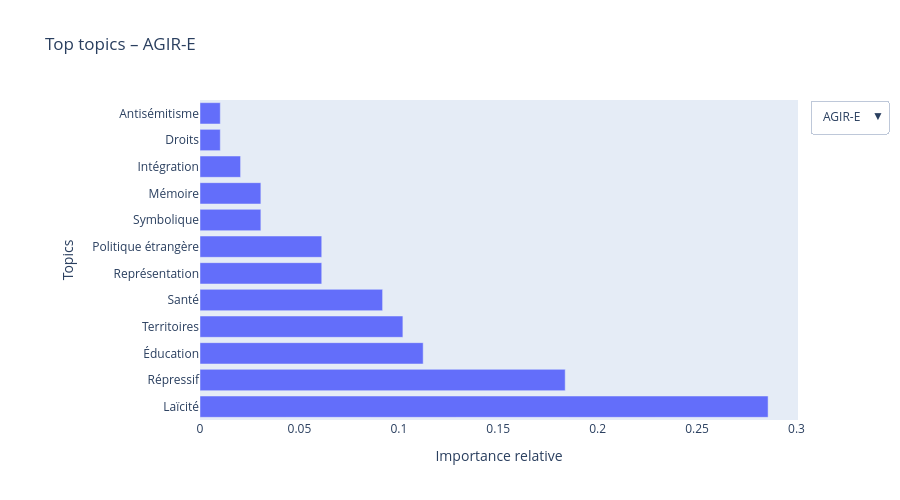

The notebook cell this image was saved under:
### Code cell
import plotly.graph_objects as go

parties = df_top["Class"].unique()

fig = go.Figure()

# Ajouter une trace par parti (une seule visible au départ)
for i, party in enumerate(parties):
    df_p = df_top[df_top["Class"] == party]

    fig.add_trace(
        go.Bar(
            x=df_p["prop"],
            y=df_p["Topic_name"],
            orientation="h",
            visible=(i == 0),
            name=party
        )
    )

# Boutons du menu déroulant
buttons = []
for i, party in enumerate(parties):
    visibility = [False] * len(parties)
    visibility[i] = True

    buttons.append(
        dict(
            label=party,
            method="update",
            args=[
                {"visible": visibility},
                {"title": f"Top topics – {party}"}
            ]
        )
    )

fig.update_layout(
    updatemenus=[dict(
        active=0,
        buttons=buttons,
        x=1.15,
        y=1
    )],
    title=f"Top topics – {parties[0]}",
    xaxis_title="Importance relative",
    yaxis_title="Topics",
    height=500,
    margin=dict(l=200)
)

fig.show()

### Figure 1 — Plotly figure (JSON) as saved in the notebook; plotly's stock layout.template omitted (floating-point values rounded to 4 significant figures)
{"data": [{"name": "AGIR-E", "orientation": "h", "type": "bar", "visible": true, "x": [0.2857, 0.1837, 0.1122, 0.102, 0.09184, 0.06122, 0.06122, 0.03061, 0.03061, 0.02041, 0.0102, 0.0102], "y": ["Laïcité", "Répressif", "Éducation", "Territoires", "Santé", "Représentation", "Politique étrangère", "Symbolique", "Mémoire", "Intégration", "Droits", "Antisémitisme"]}, {"name": "DEM", "orientation": "h", "type": "bar", "visible": false, "x": [0.1773, 0.1477, 0.1114, 0.08636, 0.06818, 0.06364, 0.05909, 0.05, 0.05, 0.04773, 0.04773, 0.04545, 0.03182], "y": ["Laïcité", "Territoires", "Éducation", "Symbolique", "Répressif", "Représentation", "Intégration", "Santé", "Vie parlementaire", "Budget-social", "Droits", "Politique étrangère", "Mémoire"]}, {"name": "ECO", "orientation": "h", "type": "bar", "visible": false, "x": [0.1595, 0.1472, 0.1166, 0.09202, 0.08589, 0.08589, 0.05521, 0.04908, 0.04294, 0.04294, 0.03681, 0.03067, 0.03067], "y": ["Symbolique", "Territoires", "Vie parlementaire", "Politique étrangère", "Répressif", "Budget-social", "Éducation", "Laïcité", "Représentation", "Intégration", "Droits", "Mémoire", "Antisémitisme"]}, {"name": "EDS", "orientation": "h", "type": "bar", "visible": false, "x": [0.5385, 0.1538, 0.1538, 0.07692, 0.07692], "y": ["Droits", "Répressif", "Santé", "Éducation", "Budget-social"]}, {"name": "GDR", "orientation": "h", "type": "bar", "visible": false, "x": [0.2386, 0.1236, 0.09233, 0.08949, 0.08097, 0.08097, 0.07955, 0.04972, 0.04403, 0.03693, 0.03125, 0.02557, 0.02273], "y": ["Territoires", "Budget-social", "Répressif", "Santé", "Éducation", "Représentation", "Laïcité", "Vie parlementaire", "Symbolique", "Droits", "Politique étrangère", "Intégration", "Mémoire"]}, {"name": "GVT", "orientation": "h", "type": "bar", "visible": false, "x": [0.1811, 0.1558, 0.142, 0.1236, 0.06293, 0.05372, 0.05219, 0.05065, 0.04912, 0.02916, 0.0284, 0.02609, 0.02533], "y": ["Territoires", "Laïcité", "Répressif", "Éducation", "Politique étrangère", "Représentation", "Intégration", "Santé", "Droits", "Mémoire", "Antisémitisme", "Budget-social", "Symbolique"]}, {"name": "HOR", "orientation": "h", "type": "bar", "visible": false, "x": [0.1609, 0.1264, 0.1034, 0.09195, 0.09195, 0.08046, 0.08046, 0.05747, 0.05747, 0.04598, 0.03448, 0.03448, 0.03448], "y": ["Territoires", "Éducation", "Vie parlementaire", "Répressif", "Intégration", "Laïcité", "Représentation", "Santé", "Antisémitisme", "Politique étrangère", "Symbolique", "Droits", "Mémoire"]}, {"name": "LFI", "orientation": "h", "type": "bar", "visible": false, "x": [0.1607, 0.1184, 0.09729, 0.0956, 0.09306, 0.08545, 0.08376, 0.06599, 0.05668, 0.04653, 0.04315, 0.03553, 0.01184], "y": ["Territoires", "Budget-social", "Éducation", "Répressif", "Laïcité", "Symbolique", "Représentation", "Santé", "Vie parlementaire", "Intégration", "Politique étrangère", "Droits", "Mémoire"]}, {"name": "LIOT", "orientation": "h", "type": "bar", "visible": false, "x": [0.2992, 0.09848, 0.09848, 0.07955, 0.07197, 0.06818, 0.05303, 0.05303, 0.04545, 0.04545, 0.03788, 0.0303, 0.01136], "y": ["Territoires", "Laïcité", "Éducation", "Intégration", "Santé", "Représentation", "Répressif", "Vie parlementaire", "Budget-social", "Politique étrangère", "Mémoire", "Droits", "Antisémitisme"]}, {"name": "LR", "orientation": "h", "type": "bar", "visible": false, "x": [0.1647, 0.137, 0.1076, 0.0958, 0.09328, 0.08319, 0.08319, 0.06723, 0.03529, 0.03445, 0.03445, 0.02605, 0.02269], "y": ["Laïcité", "Territoires", "Intégration", "Symbolique", "Répressif", "Éducation", "Représentation", "Santé", "Droits", "Budget-social", "Vie parlementaire", "Politique étrangère", "Mémoire"]}, {"name": "NI", "orientation": "h", "type": "bar", "visible": false, "x": [0.1935, 0.1371, 0.1371, 0.1048, 0.1048, 0.06452, 0.06452, 0.04839, 0.04839, 0.04032, 0.03226, 0.01613, 0.008065], "y": ["Territoires", "Santé", "Politique étrangère", "Laïcité", "Vie parlementaire", "Répressif", "Droits", "Éducation", "Budget-social", "Représentation", "Symbolique", "Antisémitisme", "Intégration"]}, {"name": "REN", "orientation": "h", "type": "bar", "visible": false, "x": [0.2151, 0.1591, 0.1218, 0.1023, 0.05601, 0.05601, 0.05276, 0.05195, 0.0487, 0.03653, 0.03166, 0.02922, 0.0211], "y": ["Laïcité", "Territoires", "Éducation", "Répressif", "Intégration", "Politique étrangère", "Représentation", "Droits", "Symbolique", "Santé", "Budget-social", "Mémoire", "Antisémitisme"]}, {"name": "RN", "orientation": "h", "type": "bar", "visible": false, "x": [0.1341, 0.1264, 0.1034, 0.1034, 0.09962, 0.09579, 0.06897, 0.06513, 0.04981, 0.04598, 0.04215, 0.02299, 0.02299], "y": ["Laïcité", "Territoires", "Éducation", "Symbolique", "Représentation", "Répressif", "Vie parlementaire", "Intégration", "Droits", "Budget-social", "Santé", "Politique étrangère", "Antisémitisme"]}, {"name": "SOC-A", "orientation": "h", "type": "bar", "visible": false, "x": [0.2094, 0.1094, 0.09062, 0.0875, 0.07969, 0.07031, 0.07031, 0.05781, 0.05625, 0.04688, 0.04063, 0.03125, 0.02969], "y": ["Territoires", "Laïcité", "Éducation", "Représentation", "Politique étrangère", "Santé", "Budget-social", "Droits", "Répressif", "Symbolique", "Vie parlementaire", "Mémoire", "Intégration"]}, {"name": "UDI", "orientation": "h", "type": "bar", "visible": false, "x": [0.3245, 0.106, 0.106, 0.09272, 0.08609, 0.07947, 0.03642, 0.03642, 0.0298, 0.02649, 0.02649, 0.02318, 0.01325], "y": ["Territoires", "Éducation", "Représentation", "Répressif", "Laïcité", "Santé", "Intégration", "Antisémitisme", "Politique étrangère", "Vie parlementaire", "Mémoire", "Droits", "Symbolique"]}], "layout": {"height": 500, "margin": {"l": 200}, "title": {"text": "Top topics – AGIR-E"}, "updatemenus": [{"active": 0, "buttons": [{"args": [{"visible": [true, false, false, false, false, false, false, false, false, false, false, false, false, false, false]}, {"title": "Top topics – AGIR-E"}], "label": "AGIR-E", "method": "update"}, {"args": [{"visible": [false, true, false, false, false, false, false, false, false, false, false, false, false, false, false]}, {"title": "Top topics – DEM"}], "label": "DEM", "method": "update"}, {"args": [{"visible": [false, false, true, false, false, false, false, false, false, false, false, false, false, false, false]}, {"title": "Top topics – ECO"}], "label": "ECO", "method": "update"}, {"args": [{"visible": [false, false, false, true, false, false, false, false, false, false, false, false, false, false, false]}, {"title": "Top topics – EDS"}], "label": "EDS", "method": "update"}, {"args": [{"visible": [false, false, false, false, true, false, false, false, false, false, false, false, false, false, false]}, {"title": "Top topics – GDR"}], "label": "GDR", "method": "update"}, {"args": [{"visible": [false, false, false, false, false, true, false, false, false, false, false, false, false, false, false]}, {"title": "Top topics – GVT"}], "label": "GVT", "method": "update"}, {"args": [{"visible": [false, false, false, false, false, false, true, false, false, false, false, false, false, false, false]}, {"title": "Top topics – HOR"}], "label": "HOR", "method": "update"}, {"args": [{"visible": [false, false, false, false, false, false, false, true, false, false, false, false, false, false, false]}, {"title": "Top topics – LFI"}], "label": "LFI", "method": "update"}, {"args": [{"visible": [false, false, false, false, false, false, false, false, true, false, false, false, false, false, false]}, {"title": "Top topics – LIOT"}], "label": "LIOT", "method": "update"}, {"args": [{"visible": [false, false, false, false, false, false, false, false, false, true, false, false, false, false, false]}, {"title": "Top topics – LR"}], "label": "LR", "method": "update"}, {"args": [{"visible": [false, false, false, false, false, false, false, false, false, false, true, false, false, false, false]}, {"title": "Top topics – NI"}], "label": "NI", "method": "update"}, {"args": [{"visible": [false, false, false, false, false, false, false, false, false, false, false, true, false, false, false]}, {"title": "Top topics – REN"}], "label": "REN", "method": "update"}, {"args": [{"visible": [false, false, false, false, false, false, false, false, false, false, false, false, true, false, false]}, {"title": "Top topics – RN"}], "label": "RN", "method": "update"}, {"args": [{"visible": [false, false, false, false, false, false, false, false, false, false, false, false, false, true, false]}, {"title": "Top topics – SOC-A"}], "label": "SOC-A", "method": "update"}, {"args": [{"visible": [false, false, false, false, false, false, false, false, false, false, false, false, false, false, true]}, {"title": "Top topics – UDI"}], "label": "UDI", "method": "update"}], "x": 1.15, "y": 1}], "xaxis": {"title": {"text": "Importance relative"}}, "yaxis": {"title": {"text": "Topics"}}}}
